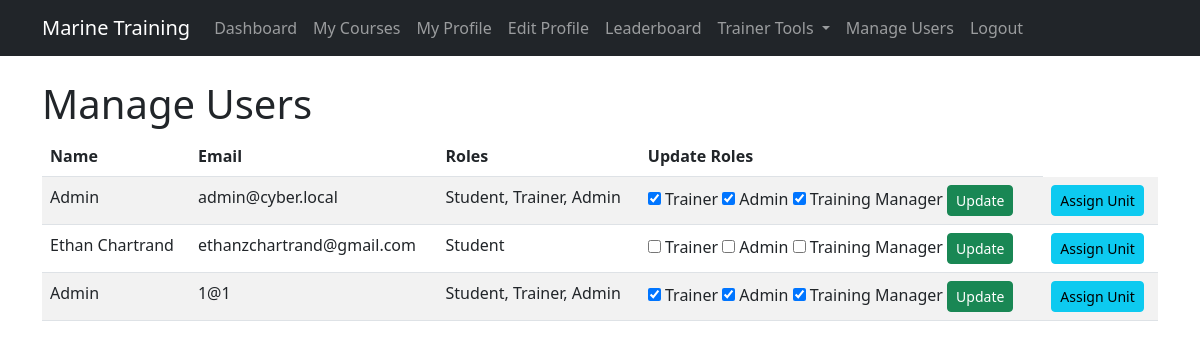
The app's page /admin/admin/manage_users (signed in), older data.
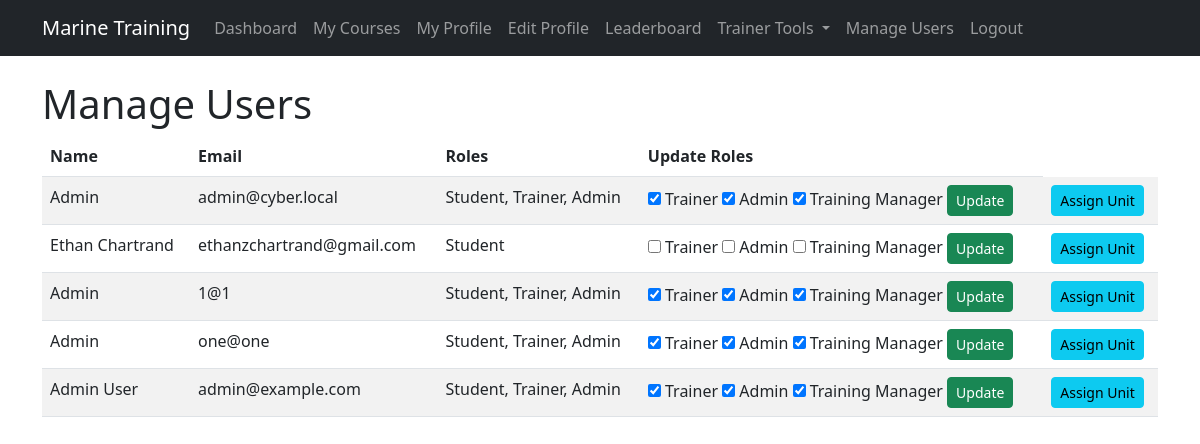
The same page, newer data.
### marine_training_app/app/models.py (models this page shows)
class User(db.Model, UserMixin):
    id = db.Column(db.Integer, primary_key=True)
    name = db.Column(db.String(100), nullable=False)
    email = db.Column(db.String(255), unique=True, nullable=False)
    password_hash = db.Column(db.Text, nullable=False)
    profile_picture = db.Column(db.String(255), nullable=True, default="default.jpg")  # Profile Image
    position = db.Column(db.String(100), nullable=True, default="Marine")  # Rank/Position
    accolades = db.Column(db.Text, nullable=True)  # Awards/Badges
    is_student = db.Column(db.Boolean, default=True)
    is_trainer = db.Column(db.Boolean, default=False)
    is_training_manager = db.Column(db.Boolean, default=False)
    is_admin = db.Column(db.Boolean, default=False)
    platoon = db.Column(db.String(100), nullable=True)
    mission_element = db.Column(db.String(100), nullable=True)
    team = db.Column(db.String(100), nullable=True)
    def get_roles(self):
        roles = ["Student"]
        if self.is_trainer:
            roles.append("Trainer")
        if self.is_admin:
            roles.append("Admin")
        return roles

### marine_training_app/app/admin.py (the view)
@admin.route("admin/manage_users")
@login_required
def manage_users():
    if not current_user.is_admin:  # ✅ Use is_admin instead of role
        flash("Access denied: Admins only.", "danger")
        return redirect(url_for("main.dashboard"))
    users = User.query.all()
    return render_template("admin/manage_users.html", users=users)

### marine_training_app/app/__init__.py (called while the page is built)
@login_manager.user_loader
def load_user(user_id):
    return User.query.get(int(user_id))

### marine_training_app/app/templates/admin/manage_users.html (shortened to what this page needs)
{% extends 'base.html' %}
{% block content %}
<h1>Manage Users</h1>
<table class="table table-striped">
    <thead>
        <tr>
            <th>Name</th>
            <th>Email</th>
            <th>Roles</th>
            <th>Update Roles</th>
        </tr>
    </thead>
    <tbody>
        {% for user in users %}
        <tr>
            <td>{{ user.name }}</td>
            <td>{{ user.email }}</td>
            <td>{{ ", ".join(user.get_roles()) }}</td>
            <td>
                <form method="POST" action="{{ url_for('admin.update_role', user_id=user.id) }}">
                    <input type="checkbox" name="is_trainer" {% if user.is_trainer %}checked{% endif %}> Trainer
                    <input type="checkbox" name="is_admin" {% if user.is_admin %}checked{% endif %}> Admin
                    <input type="checkbox" name="is_training_manager" {% if user.is_training_manager %}checked{% endif %}> Training Manager
                    <button type="submit" class="btn btn-sm btn-success">Update</button>
                </form>
            </td>
            <td>
                <a href="{{ url_for('admin.assign_unit', user_id=user.id) }}" class="btn btn-sm btn-info">Assign Unit</a>
            </td>
        </tr>
        {% endfor %}
    </tbody>
</table>
{% endblock %}

### marine_training_app/app/templates/base.html (shortened to what this page needs)
<!DOCTYPE html>
<html lang="en">
<head>
  <link href="https://cdn.jsdelivr.net/npm/bootstrap@5.3.0/dist/css/bootstrap.min.css" rel="stylesheet">
</head>
<body>
  <nav class="navbar navbar-expand-lg navbar-dark bg-dark">
    <div class="container">
      <a class="navbar-brand" href="{{ url_for('main.dashboard') }}">Marine Training</a>
      <div class="collapse navbar-collapse" id="navbarNav">
        <ul class="navbar-nav">
          {% if current_user.is_authenticated %}
            <li class="nav-item"><a class="nav-link" href="{{ url_for('main.dashboard') }}">Dashboard</a></li>
            <li class="nav-item"><a class="nav-link" href="{{ url_for('main.my_courses') }}">My Courses</a></li>
            <li class="nav-item"><a class="nav-link" href="{{ url_for('main.profile', user_id=current_user.id) }}">My Profile</a></li>
            <li class="nav-item"><a class="nav-link" href="{{ url_for('main.edit_profile') }}">Edit Profile</a></li>
            <li class="nav-item"><a class="nav-link" href="{{ url_for('main.leaderboard') }}">Leaderboard</a></li>
            {% if current_user.is_admin or current_user.is_training_manager %}
            <li class="nav-item dropdown">
              <a class="nav-link dropdown-toggle" href="#" id="trainerDropdown" role="button" data-bs-toggle="dropdown" aria-expanded="false">
                Trainer Tools
              </a>
            </li>
            {% endif %}
            {% if current_user.is_admin %}
              <li class="nav-item"><a class="nav-link" href="{{ url_for('admin.manage_users') }}">Manage Users</a></li>
            {% endif %}
            <li class="nav-item"><a class="nav-link" href="{{ url_for('auth.logout') }}">Logout</a></li>
          {% else %}
            <li class="nav-item"><a class="nav-link" href="{{ url_for('auth.login') }}">Login</a></li>
            <li class="nav-item"><a class="nav-link" href="{{ url_for('auth.register') }}">Register</a></li>
          {% endif %}
        </ul>
      </div>
    </div>
  </nav>
  <div class="container mt-4">
    {% block content %}{% endblock %}
  </div>
</body>
</html>

Row changes from the older to the newer data that the page shows:
added User: name "Admin", email "one@one", is_trainer+is_admin "Student, Trainer, Admin", is_trainer "☑", is_admin "☑", is_training_manager "☑"
added User: name "Admin User", email "admin@example.com", is_trainer+is_admin "Student, Trainer, Admin", is_trainer "☑", is_admin "☑", is_training_manager "☑"
